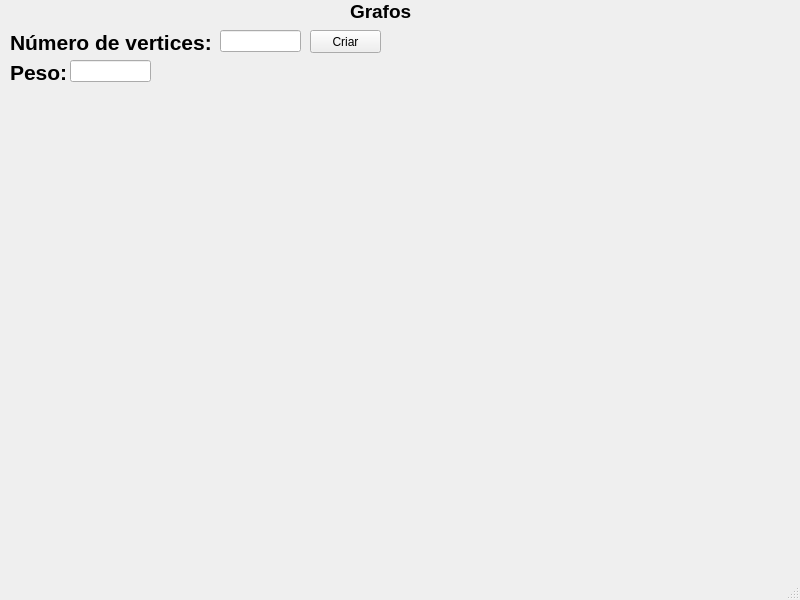
<?xml version="1.0" encoding="UTF-8"?>
<ui version="4.0">
 <class>MainWindow</class>
 <widget class="QMainWindow" name="MainWindow">
  <property name="geometry">
   <rect>
    <x>0</x>
    <y>0</y>
    <width>800</width>
    <height>600</height>
   </rect>
  </property>
  <property name="windowTitle">
   <string>Atividade 14</string>
  </property>
  <widget class="QWidget" name="centralwidget">
   <widget class="QLabel" name="label">
    <property name="geometry">
     <rect>
      <x>350</x>
      <y>0</y>
      <width>61</width>
      <height>21</height>
     </rect>
    </property>
    <property name="text">
     <string>&lt;html&gt;&lt;head/&gt;&lt;body&gt;&lt;p&gt;&lt;span style=&quot; font-size:14pt; font-weight:700;&quot;&gt;Grafos&lt;/span&gt;&lt;/p&gt;&lt;/body&gt;&lt;/html&gt;</string>
    </property>
   </widget>
   <widget class="QLabel" name="label_2">
    <property name="geometry">
     <rect>
      <x>10</x>
      <y>30</y>
      <width>211</width>
      <height>21</height>
     </rect>
    </property>
    <property name="text">
     <string>&lt;html&gt;&lt;head/&gt;&lt;body&gt;&lt;p&gt;&lt;span style=&quot; font-size:16pt; font-weight:700;&quot;&gt;Número de vertices:&lt;/span&gt;&lt;/p&gt;&lt;/body&gt;&lt;/html&gt;</string>
    </property>
   </widget>
   <widget class="QLineEdit" name="lineEdit_vertices">
    <property name="geometry">
     <rect>
      <x>220</x>
      <y>30</y>
      <width>81</width>
      <height>22</height>
     </rect>
    </property>
   </widget>
   <widget class="QPushButton" name="pushButton_criar">
    <property name="geometry">
     <rect>
      <x>310</x>
      <y>30</y>
      <width>71</width>
      <height>23</height>
     </rect>
    </property>
    <property name="text">
     <string>Criar</string>
    </property>
   </widget>
   <widget class="QLabel" name="label_3">
    <property name="geometry">
     <rect>
      <x>10</x>
      <y>60</y>
      <width>61</width>
      <height>21</height>
     </rect>
    </property>
    <property name="text">
     <string>&lt;html&gt;&lt;head/&gt;&lt;body&gt;&lt;p&gt;&lt;span style=&quot; font-size:16pt; font-weight:700;&quot;&gt;Peso:&lt;/span&gt;&lt;/p&gt;&lt;/body&gt;&lt;/html&gt;</string>
    </property>
   </widget>
   <widget class="QLineEdit" name="lineEdit_peso">
    <property name="geometry">
     <rect>
      <x>70</x>
      <y>60</y>
      <width>81</width>
      <height>22</height>
     </rect>
    </property>
   </widget>
  </widget>
  <widget class="QMenuBar" name="menubar">
   <property name="geometry">
    <rect>
     <x>0</x>
     <y>0</y>
     <width>800</width>
     <height>20</height>
    </rect>
   </property>
  </widget>
  <widget class="QStatusBar" name="statusbar"/>
 </widget>
 <resources/>
 <connections/>
</ui>
